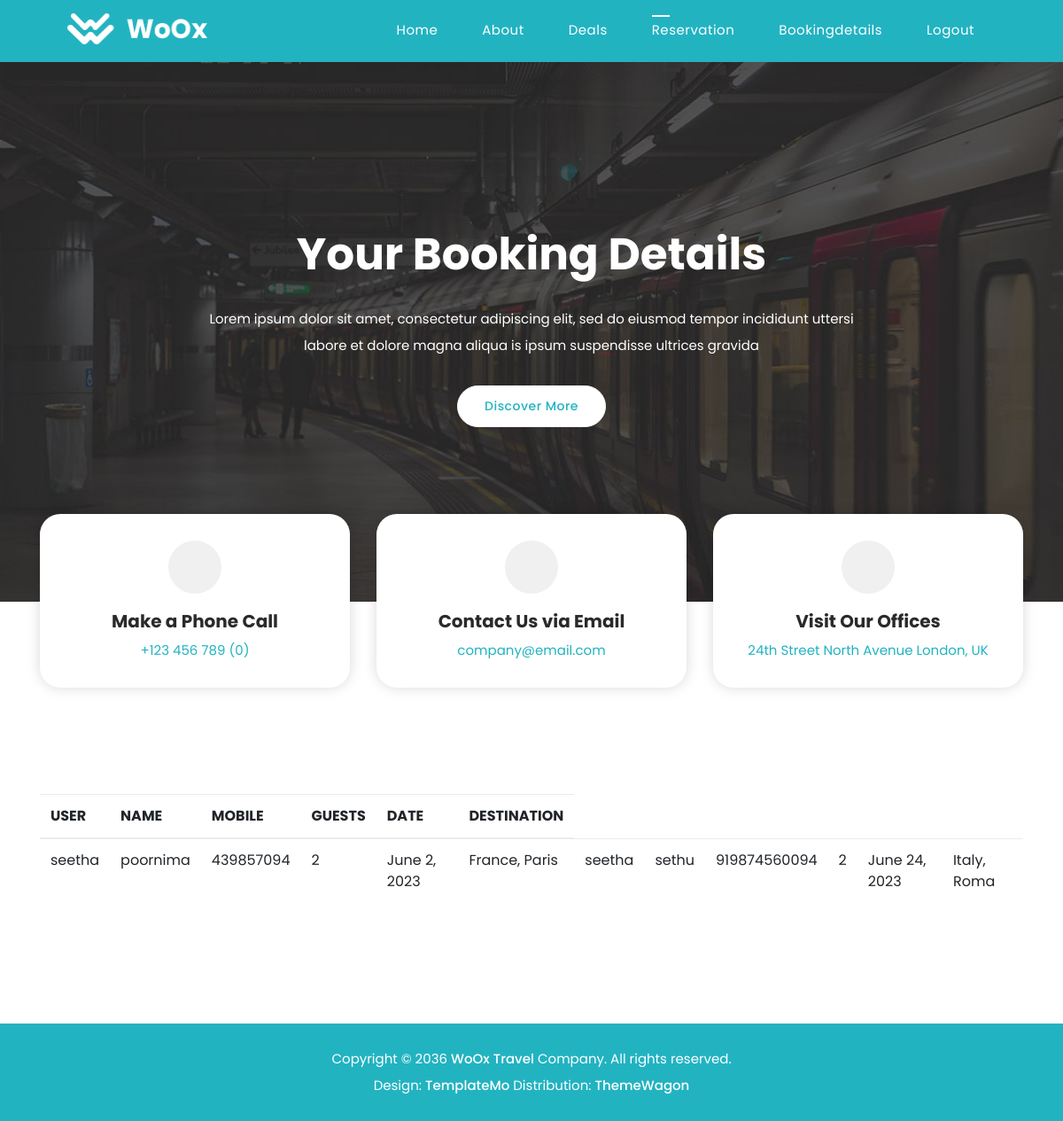
Screenshot of /frontend/bookingdetails/ (signed in) with the database file from the repository.
### frontend/models.py (models this page shows)
class reservationdb(models.Model):
    user = models.CharField(max_length=30, null=True, blank=True)
    Name = models.CharField(max_length=100,null=True,blank=True)
    mobile=models.IntegerField(null=True,blank=True)
    Guests = models.IntegerField(null=True,blank=True)
    date = models.DateField(null=True,blank=True)
    Destination = models.CharField(max_length=100,null=True,blank=True)

### frontend/views.py (the view)
# urls.py: path('bookingdetails/', views.bookingdetails, name="bookingdetails"),
def bookingdetails(req):
    cart=reservationdb.objects.filter(user=req.session['username'])
    return render(req,"bookingdetails.html",{"cart":cart})

### frontend/templates/bookingdetails.html (shortened to what this page needs)
<!DOCTYPE html>
{% load static %}
<html lang="en">
  <head>
    <link href="{% static 'vendor/bootstrap/css/bootstrap.min.css' %}" rel="stylesheet">
    <link rel="stylesheet" href="{% static 'assets/css/fontawesome.css' %}">
    <link rel="stylesheet" href="{% static 'assets/css/templatemo-woox-travel.css' %}">
    <link rel="stylesheet" href="{% static 'assets/css/owl.css' %}">
    <link rel="stylesheet" href="{% static 'assets/css/animate.css' %}">
    <link rel="stylesheet"href="https://unpkg.com/swiper@7/swiper-bundle.min.css"/>
  </head>
<body>
  <header class="header-area header-sticky">
    <div class="container">
        <div class="row">
            <div class="col-12">
                <nav class="main-nav">
                    <a href="index.html" class="logo">
                        <img src="{% static 'assets/images/logo.png' %}" alt="">
                    </a>
                    <ul class="nav">
                        <li><a href="{% url 'webindex' %}">Home</a></li>
                        <li><a href="{% url 'aboutpage' %}">About</a></li>
                        <li><a href="{% url 'dealspage' %}">Deals</a></li>
                        <li><a href="{% url 'reservationpage' %}" class="active">Reservation</a></li>
                        <li><a href="{% url 'bookingdetails' %}">Bookingdetails</a></li>
                       <li><a href="{% url 'userloginpage' %}">logout</a></li>
                    </ul>
                </nav>
            </div>
        </div>
    </div>
  </header>
  <div class="second-page-heading">
    <div class="container">
      <div class="row">
        <div class="col-lg-12">
          <h2>Your Booking Details</h2>
          <p>Lorem ipsum dolor sit amet, consectetur adipiscing elit, sed do eiusmod tempor incididunt uttersi labore et dolore magna aliqua is ipsum suspendisse ultrices gravida</p>
          <div class="main-button"><a href="{% url 'aboutpage' %}">Discover More</a></div>
        </div>
      </div>
    </div>
  </div>
  <div class="more-info reservation-info">
    <div class="container">
      <div class="row">
        <div class="col-lg-4 col-sm-6">
          <div class="info-item">
            <i class="fa fa-phone"></i>
            <h4>Make a Phone Call</h4>
            <a href="#">+123 456 789 (0)</a>
          </div>
        </div>
        <div class="col-lg-4 col-sm-6">
          <div class="info-item">
            <i class="fa fa-envelope"></i>
            <h4>Contact Us via Email</h4>
            <a href="#">company@email.com</a>
          </div>
        </div>
        <div class="col-lg-4 col-sm-6">
          <div class="info-item">
            <i class="fa fa-map-marker"></i>
            <h4>Visit Our Offices</h4>
            <a href="#">24th Street North Avenue London, UK</a>
          </div>
        </div>
      </div>
    </div>
  </div>
  <div class="reservation-form">
    <div class="container">
      <div class="row">
        <div class="col-lg-12">
<table class="table">
  <thead>
    <tr>
      <th scope="col">USER</th>
      <th scope="col">NAME</th>
      <th scope="col">MOBILE</th>
      <th scope="col">GUESTS</th>
        <th scope="col">DATE</th>
        <th scope="col">DESTINATION</th>
    </tr>
  </thead>
  <tbody>
    <tr>
      {% for i in cart %}
      <td>{{i.user}}</td>
        <td>{{i.Name}}</td>
      <td>{{i.mobile}}</td>
      <td>{{i.Guests}}</td>
      <td>{{i.date}}</td>
       <td>{{i.Destination}}</td>
      {% endfor %}
    </tr>
  </tbody>
</table>
        </div>
      </div>
    </div>
  </div>
  <footer>
    <div class="container">
      <div class="row">
        <div class="col-lg-12">
          <p>Copyright © 2036 <a href="#">WoOx Travel</a> Company. All rights reserved.
          <br>Design: <a href="https://templatemo.com" target="_blank" title="free CSS templates">TemplateMo</a> Distribution: <a href="https://themewagon.com target="_blank" >ThemeWagon</a></p>
        </div>
      </div>
    </div>
  </footer>
  </body>
</html>

### frontend/static/assets/css/templatemo-woox-travel.css (style rules this page uses)
html, body, div, span, applet, object, iframe, h1, h2, h3, h4, h5, h6, p, blockquote, div pre, a, abbr, acronym, address, big, cite, code, del, dfn, em, font, img, ins, kbd, q, s, samp, small, strike, strong, sub, sup, tt, var, b, u, i, center, dl, dt, dd, ol, ul, li, figure, header, nav, section, article, aside, footer, figcaption { margin: 0; padding: 0; border: 0; outline: 0; }
ul, li { padding: 0; margin: 0; list-style: none; }
header, nav, section, article, aside, footer, hgroup { display: block; }
* { box-sizing: border-box; }
html, body { font-family: 'Poppins', sans-serif; font-weight: 400; background-color: #fff; font-size: 16px; -ms-text-size-adjust: 100%; -webkit-font-smoothing: antialiased; -moz-osx-font-smoothing: grayscale; }
a { color: #22b3c1; text-decoration: none !important; }
h1, h2, h3, h4, h5, h6 { margin-top: 0px; margin-bottom: 0px; color: #2a2a2a; font-weight: 700; }
ul { margin-bottom: 0px; }
p { font-size: 15px; line-height: 30px; color: #afafaf; }
img { width: 100%; overflow: hidden; }
html, body { background: #fff; font-family: 'Poppins', sans-serif; }
.main-button a { font-size: 14px; color: #fff; background-color: #22b3c1; border: 1px solid #22b3c1; padding: 12px 30px; display: inline-block; border-radius: 25px; font-weight: 500; text-transform: capitalize; letter-spacing: 0.5px; transition: all .3s; position: relative; overflow: hidden; }
.header-area { background-color: #22b3c1; position: absolute; height: 70px; top: 0; left: 0; right: 0; z-index: 100; -webkit-transition: all .5s ease 0s; -moz-transition: all .5s ease 0s; -o-transition: all .5s ease 0s; transition: all .5s ease 0s; }
.header-area .main-nav { background: transparent; display: flex; padding: 0px 30px; }
.header-area .main-nav .logo { flex-basis: 30%; -webkit-transition: all 0.3s ease 0s; -moz-transition: all 0.3s ease 0s; -o-transition: all 0.3s ease 0s; transition: all 0.3s ease 0s; }
.header-area .main-nav .logo img { width: 159px; margin-top: 15px; }
.header-area .main-nav .nav { flex-basis: 70%; justify-content: flex-end; vertical-align: middle; margin-top: 15px; margin-right: 0px; -webkit-transition: all 0.3s ease 0s; -moz-transition: all 0.3s ease 0s; -o-transition: all 0.3s ease 0s; transition: all 0.3s ease 0s; position: relative; z-index: 999; }
.header-area .main-nav .nav li { padding-left: 10px; padding-right: 10px; }
.header-area .main-nav .nav li a { display: block; font-weight: 400; font-size: 15px; text-transform: capitalize; color: #fff; -webkit-transition: all 0.3s ease 0s; -moz-transition: all 0.3s ease 0s; -o-transition: all 0.3s ease 0s; transition: all 0.3s ease 0s; border: transparent; padding: 8px 15px; position: relative; border-radius: 18px; letter-spacing: 0.5px; }
.header-area .main-nav .nav li a.active::after { width: 20px; height: 2px; background-color: #fff; position: absolute; content: ''; left: 15px; top: 2px; }
.header-area.header-sticky { min-height: 70px; }
.header-area.header-sticky .nav li a.active { color: #fff; }
@media (max-width: 1200px) { .header-area .main-nav .nav li { padding-left: 10px; padding-right: 10px; } }
@media (max-width: 1200px) { .header-area .main-nav:before { display: none; } }
footer { background-color: #22b3c1; text-align: center; padding: 25px 0px; }
footer p { color: #fff; }
footer p a { color: #fff; font-weight: 500; transition: all .3s; }
.second-page-heading { background-image: url(../images/heading-bg-02.jpg); background-position: center center; background-size: cover; background-repeat: no-repeat; padding: 260px 0px 190px 0px; text-align: center; }
.second-page-heading h2 { font-size: 50px; font-weight: 700; color: #fff; margin-bottom: 30px; }
.second-page-heading p { padding: 0px 15%; color: #fff; margin-bottom: 30px; }
.second-page-heading .main-button a { border-color: #fff; color: #22b3c1; background-color: #fff; }
.reservation-info { margin-top: -99px; }
.more-info .info-item { background-color: #fff; border-radius: 23px; box-shadow: 0px 0px 15px rgba(0,0,0,0.15); text-align: center; padding: 30px; }
.more-info .info-item i { background-color: #f0f0f0; width: 60px; height: 60px; display: inline-block; text-align: center; line-height: 60px; border-radius: 50px; color: #22b3c1; font-size: 20px; margin-bottom: 20px; }
.more-info .info-item h4 { font-size: 20px; font-weight: 700; margin-bottom: 10px; }
.more-info .info-item a { font-size: 15px; color: #22b3c1; }
.reservation-form { margin: 120px 0px; }
body { overflow-x: hidden; }

### rows the page displays
reservationdb: user "seetha", Name "poornima", mobile "439857094", Guests "2", date "June 2, 2023", Destination "France, Paris"
reservationdb: user "seetha", Name "sethu", mobile "919874560094", Guests "2", date "June 24, 2023", Destination "Italy, Roma"
